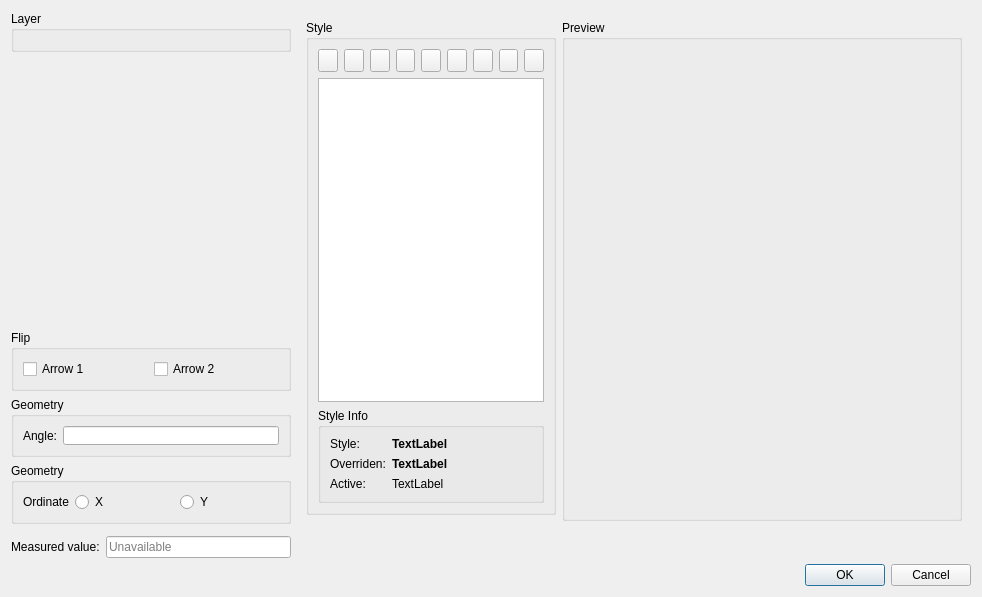
<?xml version="1.0" encoding="UTF-8"?>
<ui version="4.0">
 <class>LC_DlgDimension</class>
 <widget class="QDialog" name="LC_DlgDimension">
  <property name="geometry">
   <rect>
    <x>0</x>
    <y>0</y>
    <width>978</width>
    <height>488</height>
   </rect>
  </property>
  <property name="windowTitle">
   <string>Dimension</string>
  </property>
  <layout class="QGridLayout" name="gridLayout">
   <item row="1" column="0" colspan="4">
    <widget class="QG_WidgetPen" name="wPenEditor" native="true">
     <property name="minimumSize">
      <size>
       <width>100</width>
       <height>120</height>
      </size>
     </property>
     <property name="maximumSize">
      <size>
       <width>280</width>
       <height>130</height>
      </size>
     </property>
    </widget>
   </item>
   <item row="5" column="0" colspan="4">
    <widget class="QGroupBox" name="bgOrdinateGeometry">
     <property name="maximumSize">
      <size>
       <width>280</width>
       <height>16777215</height>
      </size>
     </property>
     <property name="title">
      <string>Geometry</string>
     </property>
     <layout class="QHBoxLayout" name="_5">
      <item>
       <widget class="QLabel" name="lAngle">
        <property name="sizePolicy">
         <sizepolicy hsizetype="Fixed" vsizetype="Fixed">
          <horstretch>0</horstretch>
          <verstretch>0</verstretch>
         </sizepolicy>
        </property>
        <property name="minimumSize">
         <size>
          <width>0</width>
          <height>19</height>
         </size>
        </property>
        <property name="frameShape">
         <enum>QFrame::NoFrame</enum>
        </property>
        <property name="frameShadow">
         <enum>QFrame::Plain</enum>
        </property>
        <property name="text">
         <string>Ordinate</string>
        </property>
        <property name="wordWrap">
         <bool>false</bool>
        </property>
       </widget>
      </item>
      <item>
       <widget class="QRadioButton" name="rbOrdinateX">
        <property name="text">
         <string>X</string>
        </property>
       </widget>
      </item>
      <item>
       <widget class="QRadioButton" name="rbOrdinateY">
        <property name="text">
         <string>Y</string>
        </property>
       </widget>
      </item>
     </layout>
    </widget>
   </item>
   <item row="4" column="0" colspan="4">
    <widget class="QGroupBox" name="bgLinearGeometry">
     <property name="maximumSize">
      <size>
       <width>280</width>
       <height>16777215</height>
      </size>
     </property>
     <property name="title">
      <string>Geometry</string>
     </property>
     <layout class="QHBoxLayout">
      <item>
       <widget class="QLabel" name="lAngle_2">
        <property name="sizePolicy">
         <sizepolicy hsizetype="Fixed" vsizetype="Fixed">
          <horstretch>0</horstretch>
          <verstretch>0</verstretch>
         </sizepolicy>
        </property>
        <property name="minimumSize">
         <size>
          <width>0</width>
          <height>19</height>
         </size>
        </property>
        <property name="frameShape">
         <enum>QFrame::NoFrame</enum>
        </property>
        <property name="frameShadow">
         <enum>QFrame::Plain</enum>
        </property>
        <property name="text">
         <string>Angle:</string>
        </property>
        <property name="wordWrap">
         <bool>false</bool>
        </property>
       </widget>
      </item>
      <item>
       <widget class="QLineEdit" name="leAngle">
        <property name="sizePolicy">
         <sizepolicy hsizetype="Preferred" vsizetype="Fixed">
          <horstretch>0</horstretch>
          <verstretch>0</verstretch>
         </sizepolicy>
        </property>
        <property name="minimumSize">
         <size>
          <width>0</width>
          <height>19</height>
         </size>
        </property>
        <property name="toolTip">
         <string>Rotation angle of dimension</string>
        </property>
        <property name="text">
         <string/>
        </property>
       </widget>
      </item>
     </layout>
    </widget>
   </item>
   <item row="2" column="0" colspan="4">
    <widget class="QG_DimensionLabelEditor" name="wLabel" native="true">
     <property name="minimumSize">
      <size>
       <width>0</width>
       <height>140</height>
      </size>
     </property>
     <property name="maximumSize">
      <size>
       <width>280</width>
       <height>16777215</height>
      </size>
     </property>
    </widget>
   </item>
   <item row="7" column="0" colspan="4">
    <layout class="QHBoxLayout" name="measurementLayout">
     <item>
      <widget class="QLabel" name="lblMeasuredValue">
       <property name="text"><string>Measured value:</string></property>
       <property name="buddy"><cstring>leMeasuredValue</cstring></property>
      </widget>
     </item>
     <item>
      <widget class="QLineEdit" name="leMeasuredValue">
       <property name="readOnly"><bool>true</bool></property>
       <property name="placeholderText"><string>Unavailable</string></property>
       <property name="toolTip"><string>Geometric measurement in drawing units, or decimal degrees for angles; excludes dimension scale factor.</string></property>
      </widget>
     </item>
    </layout>
   </item>
   <item row="11" column="0" colspan="5">
    <widget class="QDialogButtonBox" name="buttonBox">
     <property name="orientation">
      <enum>Qt::Horizontal</enum>
     </property>
     <property name="standardButtons">
      <set>QDialogButtonBox::Cancel|QDialogButtonBox::Ok</set>
     </property>
    </widget>
   </item>
   <item row="6" column="0">
    <spacer name="verticalSpacer">
     <property name="orientation">
      <enum>Qt::Vertical</enum>
     </property>
     <property name="sizeHint" stdset="0">
      <size>
       <width>19</width>
       <height>0</height>
      </size>
     </property>
    </spacer>
   </item>
   <item row="0" column="0" colspan="4">
    <widget class="QGroupBox" name="groupBox">
     <property name="minimumSize">
      <size>
       <width>280</width>
       <height>0</height>
      </size>
     </property>
     <property name="maximumSize">
      <size>
       <width>280</width>
       <height>16777215</height>
      </size>
     </property>
     <property name="title">
      <string>Layer</string>
     </property>
     <layout class="QGridLayout" name="gridLayout_2">
      <item row="0" column="0">
       <widget class="QG_LayerBox" name="cbLayer" native="true"/>
      </item>
     </layout>
    </widget>
   </item>
   <item row="0" column="4" rowspan="7">
    <widget class="QWidget" name="widget" native="true">
     <layout class="QGridLayout" name="gridLayout_5" rowstretch="1,0,0">
      <item row="0" column="0" rowspan="2">
       <widget class="QGroupBox" name="groupBox_8">
        <property name="minimumSize">
         <size>
          <width>250</width>
          <height>300</height>
         </size>
        </property>
        <property name="maximumSize">
         <size>
          <width>250</width>
          <height>16777215</height>
         </size>
        </property>
        <property name="title">
         <string>Style</string>
        </property>
        <layout class="QGridLayout" name="gridLayout_23">
         <item row="1" column="0">
          <widget class="QTreeView" name="lvDimStyles">
           <property name="uniformRowHeights">
            <bool>true</bool>
           </property>
           <property name="itemsExpandable">
            <bool>true</bool>
           </property>
           <property name="expandsOnDoubleClick">
            <bool>false</bool>
           </property>
           <attribute name="headerVisible">
            <bool>false</bool>
           </attribute>
          </widget>
         </item>
         <item row="0" column="0">
          <layout class="QHBoxLayout" name="horizontalLayout">
           <item>
            <widget class="QToolButton" name="tbSetStyle">
             <property name="toolTip">
              <string>Apply style to dimension</string>
             </property>
             <property name="text">
              <string/>
             </property>
             <property name="icon">
              <iconset resource="../../../../res/icons/icons.qrc">
               <normaloff>:/icons/dim_apply_style.lci</normaloff>:/icons/dim_apply_style.lci</iconset>
             </property>
            </widget>
           </item>
           <item>
            <widget class="QToolButton" name="tbSelectEntityStyle">
             <property name="toolTip">
              <string>Select dimension style</string>
             </property>
             <property name="text">
              <string/>
             </property>
             <property name="icon">
              <iconset resource="../../../../res/icons/icons.qrc">
               <normaloff>:/icons/nview_visible.lci</normaloff>:/icons/nview_visible.lci</iconset>
             </property>
            </widget>
           </item>
           <item>
            <spacer name="horizontalSpacer_2">
             <property name="orientation">
              <enum>Qt::Horizontal</enum>
             </property>
             <property name="sizeHint" stdset="0">
              <size>
               <width>40</width>
               <height>20</height>
              </size>
             </property>
            </spacer>
           </item>
           <item>
            <widget class="QToolButton" name="tbDimNew">
             <property name="toolTip">
              <string>Override entity's style</string>
             </property>
             <property name="text">
              <string/>
             </property>
             <property name="icon">
              <iconset resource="../../../../res/icons/icons.qrc">
               <normaloff>:/icons/add.lci</normaloff>:/icons/add.lci</iconset>
             </property>
             <property name="autoRaise">
              <bool>false</bool>
             </property>
            </widget>
           </item>
           <item>
            <widget class="QToolButton" name="tbDimRemove">
             <property name="toolTip">
              <string>Remove style override</string>
             </property>
             <property name="text">
              <string/>
             </property>
             <property name="icon">
              <iconset resource="../../../../res/icons/icons.qrc">
               <normaloff>:/icons/remove.lci</normaloff>:/icons/remove.lci</iconset>
             </property>
            </widget>
           </item>
           <item>
            <widget class="QToolButton" name="tbDimEdit">
             <property name="toolTip">
              <string>Edit style override</string>
             </property>
             <property name="text">
              <string/>
             </property>
             <property name="icon">
              <iconset resource="../../../../res/icons/icons.qrc">
               <normaloff>:/icons/attributes.lci</normaloff>:/icons/attributes.lci</iconset>
             </property>
            </widget>
           </item>
           <item>
            <widget class="QToolButton" name="tbDimSaveAsStyle">
             <property name="toolTip">
              <string>Save style override as independent style.</string>
             </property>
             <property name="text">
              <string/>
             </property>
             <property name="icon">
              <iconset resource="../../../../res/icons/icons.qrc">
               <normaloff>:/icons/save_as.lci</normaloff>:/icons/save_as.lci</iconset>
             </property>
            </widget>
           </item>
           <item>
            <widget class="QToolButton" name="tbDimDefault">
             <property name="toolTip">
              <string>Set style as active one. Active style is applied to newly created dimensions.</string>
             </property>
             <property name="text">
              <string/>
             </property>
             <property name="icon">
              <iconset resource="../../../../res/icons/icons.qrc">
               <normaloff>:/icons/dim_default.lci</normaloff>:/icons/dim_default.lci</iconset>
             </property>
            </widget>
           </item>
           <item>
            <widget class="QToolButton" name="tbDimExport">
             <property name="toolTip">
              <string>Export</string>
             </property>
             <property name="text">
              <string/>
             </property>
             <property name="icon">
              <iconset resource="../../../../res/icons/icons.qrc">
               <normaloff>:/icons/export.lci</normaloff>:/icons/export.lci</iconset>
             </property>
            </widget>
           </item>
           <item>
            <widget class="QToolButton" name="tbDimImport">
             <property name="toolTip">
              <string>Import</string>
             </property>
             <property name="text">
              <string/>
             </property>
             <property name="icon">
              <iconset resource="../../../../res/icons/icons.qrc">
               <normaloff>:/icons/import.lci</normaloff>:/icons/import.lci</iconset>
             </property>
            </widget>
           </item>
          </layout>
         </item>
         <item row="2" column="0">
          <widget class="QGroupBox" name="groupBox_2">
           <property name="title">
            <string>Style Info</string>
           </property>
           <layout class="QGridLayout" name="gridLayout_3" columnstretch="0,2">
            <item row="0" column="1">
             <widget class="QLabel" name="lblEntityStyle">
              <property name="font">
               <font>
                <bold>true</bold>
               </font>
              </property>
              <property name="toolTip">
               <string>Name of style for this dimension entity</string>
              </property>
              <property name="text">
               <string>TextLabel</string>
              </property>
             </widget>
            </item>
            <item row="2" column="0">
             <widget class="QLabel" name="label_2">
              <property name="text">
               <string>Active:</string>
              </property>
             </widget>
            </item>
            <item row="2" column="1">
             <widget class="QLabel" name="lblDefaultStyle">
              <property name="toolTip">
               <string>Active style that is applied when new dimension is created.</string>
              </property>
              <property name="text">
               <string>TextLabel</string>
              </property>
             </widget>
            </item>
            <item row="1" column="0">
             <widget class="QLabel" name="label_3">
              <property name="toolTip">
               <string/>
              </property>
              <property name="text">
               <string>Overriden:</string>
              </property>
             </widget>
            </item>
            <item row="1" column="1">
             <widget class="QLabel" name="lblStyleOverrideState">
              <property name="font">
               <font>
                <bold>true</bold>
               </font>
              </property>
              <property name="toolTip">
               <string>Indicates whether style is overriden for specific entity (and so is unique for it).</string>
              </property>
              <property name="text">
               <string>TextLabel</string>
              </property>
             </widget>
            </item>
            <item row="0" column="0">
             <widget class="QLabel" name="label">
              <property name="toolTip">
               <string/>
              </property>
              <property name="text">
               <string>Style:</string>
              </property>
             </widget>
            </item>
           </layout>
          </widget>
         </item>
        </layout>
       </widget>
      </item>
      <item row="0" column="1" rowspan="3">
       <widget class="QGroupBox" name="gbDimStylesPreview">
        <property name="minimumSize">
         <size>
          <width>400</width>
          <height>0</height>
         </size>
        </property>
        <property name="title">
         <string>Preview</string>
        </property>
       </widget>
      </item>
     </layout>
    </widget>
   </item>
   <item row="3" column="0" colspan="4">
    <widget class="QGroupBox" name="gbFlipArrows">
     <property name="title">
      <string>Flip</string>
     </property>
     <layout class="QGridLayout" name="gridLayout_4">
      <item row="0" column="0">
       <widget class="QCheckBox" name="cbFlipArrow1">
        <property name="toolTip">
         <string>If set, first arrow will be flipped</string>
        </property>
        <property name="text">
         <string>Arrow 1</string>
        </property>
       </widget>
      </item>
      <item row="0" column="1">
       <widget class="QCheckBox" name="cbFlipArrow2">
        <property name="toolTip">
         <string>If set, second arrow will be flipped</string>
        </property>
        <property name="text">
         <string>Arrow 2</string>
        </property>
       </widget>
      </item>
     </layout>
    </widget>
   </item>
  </layout>
 </widget>
 <customwidgets>
  <customwidget>
   <class>QG_WidgetPen</class>
   <extends>QWidget</extends>
   <header>qg_widgetpen.h</header>
  </customwidget>
  <customwidget>
   <class>QG_LayerBox</class>
   <extends>QWidget</extends>
   <header>qg_layerbox.h</header>
  </customwidget>
  <customwidget>
   <class>QG_DimensionLabelEditor</class>
   <extends>QWidget</extends>
   <header>qg_dimensionlabeleditor.h</header>
  </customwidget>
 </customwidgets>
 <resources>
  <include location="../../../../res/icons/icons.qrc"/>
 </resources>
 <connections>
  <connection>
   <sender>buttonBox</sender>
   <signal>accepted()</signal>
   <receiver>LC_DlgDimension</receiver>
   <slot>accept()</slot>
   <hints>
    <hint type="sourcelabel">
     <x>248</x>
     <y>254</y>
    </hint>
    <hint type="destinationlabel">
     <x>157</x>
     <y>274</y>
    </hint>
   </hints>
  </connection>
  <connection>
   <sender>buttonBox</sender>
   <signal>rejected()</signal>
   <receiver>LC_DlgDimension</receiver>
   <slot>reject()</slot>
   <hints>
    <hint type="sourcelabel">
     <x>316</x>
     <y>260</y>
    </hint>
    <hint type="destinationlabel">
     <x>286</x>
     <y>274</y>
    </hint>
   </hints>
  </connection>
 </connections>
</ui>
